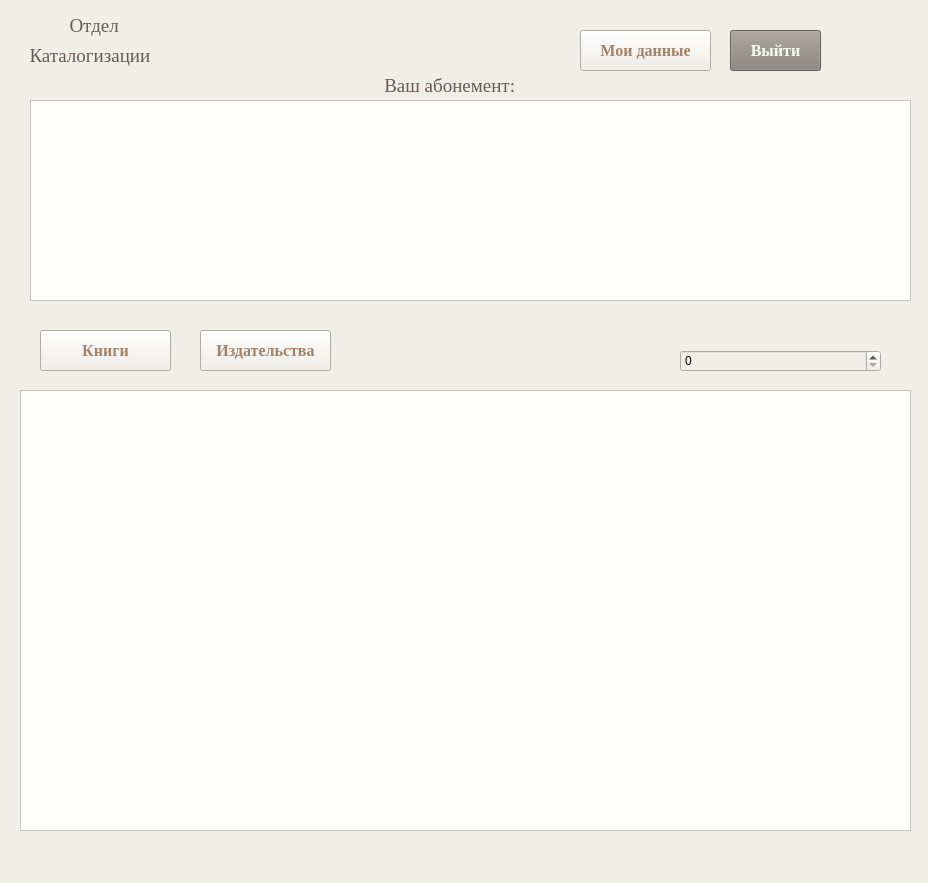
<?xml version="1.0" encoding="UTF-8"?>
<ui version="4.0">
 <class>MainWindow_user</class>
 <widget class="QMainWindow" name="MainWindow_user">
  <property name="geometry">
   <rect>
    <x>0</x>
    <y>0</y>
    <width>928</width>
    <height>883</height>
   </rect>
  </property>
  <property name="windowTitle">
   <string>Cataloging Department</string>
  </property>
  <property name="styleSheet">
   <string notr="true">background-color: rgb(241, 238, 231);</string>
  </property>
  <widget class="QWidget" name="centralwidget">
   <widget class="QLabel" name="label_lib_name2">
    <property name="geometry">
     <rect>
      <x>20</x>
      <y>40</y>
      <width>161</width>
      <height>31</height>
     </rect>
    </property>
    <property name="font">
     <font>
      <family>Georgia</family>
      <pointsize>14</pointsize>
      <underline>false</underline>
     </font>
    </property>
    <property name="styleSheet">
     <string notr="true">background-color: rgb(241, 238, 231);
color: rgb(103, 92, 83);</string>
    </property>
    <property name="text">
     <string>  Каталогизации</string>
    </property>
   </widget>
   <widget class="QLabel" name="label_user_pic_1">
    <property name="geometry">
     <rect>
      <x>840</x>
      <y>0</y>
      <width>81</width>
      <height>71</height>
     </rect>
    </property>
    <property name="styleSheet">
     <string notr="true">background-image: url(:/Эмблема/Эмблема2.png);</string>
    </property>
    <property name="text">
     <string/>
    </property>
   </widget>
   <widget class="QPushButton" name="btn_user_exit">
    <property name="geometry">
     <rect>
      <x>730</x>
      <y>30</y>
      <width>91</width>
      <height>41</height>
     </rect>
    </property>
    <property name="font">
     <font>
      <family>Georgia</family>
      <pointsize>12</pointsize>
      <bold>true</bold>
     </font>
    </property>
    <property name="styleSheet">
     <string notr="true">background-color: rgb(135, 128, 124);
color: rgb(247, 255, 234);
</string>
    </property>
    <property name="text">
     <string>Выйти</string>
    </property>
   </widget>
   <widget class="QLabel" name="label_name_user">
    <property name="geometry">
     <rect>
      <x>570</x>
      <y>0</y>
      <width>251</width>
      <height>21</height>
     </rect>
    </property>
    <property name="font">
     <font>
      <family>STZhongsong</family>
      <pointsize>12</pointsize>
     </font>
    </property>
    <property name="layoutDirection">
     <enum>Qt::LeftToRight</enum>
    </property>
    <property name="styleSheet">
     <string notr="true">color: rgb(135, 128, 124);</string>
    </property>
    <property name="text">
     <string/>
    </property>
   </widget>
   <widget class="QTableView" name="tab_user_subscr">
    <property name="geometry">
     <rect>
      <x>30</x>
      <y>100</y>
      <width>881</width>
      <height>201</height>
     </rect>
    </property>
    <property name="styleSheet">
     <string notr="true">background-color: rgb(255, 255, 252);</string>
    </property>
   </widget>
   <widget class="QTableView" name="table_user_like_book">
    <property name="geometry">
     <rect>
      <x>20</x>
      <y>390</y>
      <width>891</width>
      <height>441</height>
     </rect>
    </property>
    <property name="styleSheet">
     <string notr="true">background-color: rgb(255, 255, 252);</string>
    </property>
   </widget>
   <widget class="QLabel" name="label_user_pic_2">
    <property name="geometry">
     <rect>
      <x>0</x>
      <y>-20</y>
      <width>191</width>
      <height>931</height>
     </rect>
    </property>
    <property name="styleSheet">
     <string notr="true">background-image: url(:/Эмблема/Полки.png);</string>
    </property>
    <property name="text">
     <string/>
    </property>
   </widget>
   <widget class="QLabel" name="label_lib_name1">
    <property name="geometry">
     <rect>
      <x>60</x>
      <y>10</y>
      <width>71</width>
      <height>31</height>
     </rect>
    </property>
    <property name="font">
     <font>
      <family>Georgia</family>
      <pointsize>14</pointsize>
      <underline>false</underline>
     </font>
    </property>
    <property name="styleSheet">
     <string notr="true">background-color: rgb(241, 238, 231);
color: rgb(103, 92, 83);

</string>
    </property>
    <property name="frameShape">
     <enum>QFrame::NoFrame</enum>
    </property>
    <property name="text">
     <string>  Отдел</string>
    </property>
   </widget>
   <widget class="QPushButton" name="btn_user_book">
    <property name="geometry">
     <rect>
      <x>40</x>
      <y>330</y>
      <width>131</width>
      <height>41</height>
     </rect>
    </property>
    <property name="font">
     <font>
      <family>Georgia</family>
      <pointsize>12</pointsize>
      <bold>true</bold>
     </font>
    </property>
    <property name="styleSheet">
     <string notr="true">background-color: rgb(241, 238, 231);
color: rgb(164, 130, 103);</string>
    </property>
    <property name="text">
     <string>Книги</string>
    </property>
    <property name="shortcut">
     <string/>
    </property>
    <property name="checkable">
     <bool>false</bool>
    </property>
    <property name="checked">
     <bool>false</bool>
    </property>
    <property name="autoRepeat">
     <bool>false</bool>
    </property>
    <property name="autoExclusive">
     <bool>false</bool>
    </property>
    <property name="default">
     <bool>false</bool>
    </property>
    <property name="flat">
     <bool>false</bool>
    </property>
   </widget>
   <widget class="QPushButton" name="btn_enter_2">
    <property name="geometry">
     <rect>
      <x>200</x>
      <y>330</y>
      <width>131</width>
      <height>41</height>
     </rect>
    </property>
    <property name="font">
     <font>
      <family>Georgia</family>
      <pointsize>12</pointsize>
      <bold>true</bold>
     </font>
    </property>
    <property name="styleSheet">
     <string notr="true">background-color: rgb(241, 238, 231);
color: rgb(164, 130, 103);</string>
    </property>
    <property name="text">
     <string>Издательства</string>
    </property>
   </widget>
   <widget class="QLabel" name="label_lib_name_sudscr">
    <property name="geometry">
     <rect>
      <x>370</x>
      <y>70</y>
      <width>181</width>
      <height>31</height>
     </rect>
    </property>
    <property name="font">
     <font>
      <family>Georgia</family>
      <pointsize>14</pointsize>
      <underline>false</underline>
     </font>
    </property>
    <property name="styleSheet">
     <string notr="true">background-color: rgb(241, 238, 231);
color: rgb(103, 92, 83);

</string>
    </property>
    <property name="frameShape">
     <enum>QFrame::NoFrame</enum>
    </property>
    <property name="text">
     <string>   Ваш абонемент: </string>
    </property>
   </widget>
   <widget class="QPushButton" name="btn_user_subscr">
    <property name="geometry">
     <rect>
      <x>580</x>
      <y>30</y>
      <width>131</width>
      <height>41</height>
     </rect>
    </property>
    <property name="font">
     <font>
      <family>Georgia</family>
      <pointsize>12</pointsize>
      <bold>true</bold>
     </font>
    </property>
    <property name="styleSheet">
     <string notr="true">background-color: rgb(241, 238, 231);
color: rgb(164, 130, 103);</string>
    </property>
    <property name="text">
     <string>Мои данные</string>
    </property>
    <property name="shortcut">
     <string/>
    </property>
    <property name="checkable">
     <bool>false</bool>
    </property>
    <property name="checked">
     <bool>false</bool>
    </property>
    <property name="autoRepeat">
     <bool>false</bool>
    </property>
    <property name="autoExclusive">
     <bool>false</bool>
    </property>
    <property name="default">
     <bool>false</bool>
    </property>
    <property name="flat">
     <bool>false</bool>
    </property>
   </widget>
   <widget class="QSpinBox" name="spinBox">
    <property name="geometry">
     <rect>
      <x>680</x>
      <y>350</y>
      <width>201</width>
      <height>22</height>
     </rect>
    </property>
   </widget>
   <zorder>label_user_pic_2</zorder>
   <zorder>label_lib_name2</zorder>
   <zorder>label_user_pic_1</zorder>
   <zorder>btn_user_exit</zorder>
   <zorder>label_name_user</zorder>
   <zorder>label_lib_name1</zorder>
   <zorder>btn_user_book</zorder>
   <zorder>btn_enter_2</zorder>
   <zorder>label_lib_name_sudscr</zorder>
   <zorder>tab_user_subscr</zorder>
   <zorder>table_user_like_book</zorder>
   <zorder>btn_user_subscr</zorder>
   <zorder>spinBox</zorder>
  </widget>
  <action name="book">
   <property name="text">
    <string>Каталог книг</string>
   </property>
   <property name="font">
    <font>
     <family>Sitka Subheading Semibold</family>
     <pointsize>10</pointsize>
     <bold>true</bold>
    </font>
   </property>
  </action>
  <action name="subscr">
   <property name="text">
    <string>Идательства</string>
   </property>
   <property name="font">
    <font>
     <family>Sitka Subheading Semibold</family>
     <pointsize>10</pointsize>
     <bold>true</bold>
    </font>
   </property>
  </action>
  <action name="exit">
   <property name="text">
    <string>Выйти из аккаунта</string>
   </property>
   <property name="font">
    <font>
     <family>Sitka Small Semibold</family>
     <pointsize>10</pointsize>
     <bold>true</bold>
    </font>
   </property>
  </action>
 </widget>
 <resources>
  <include location="Курсовая.qrc"/>
 </resources>
 <connections/>
</ui>
